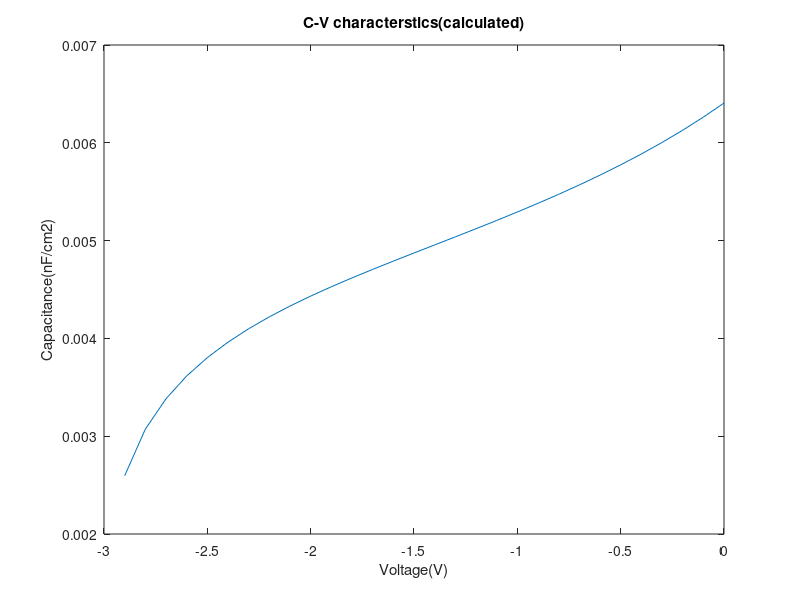

Here is the MATLAB script that generated this plot:
result = [30];
i = 1;
for vgs = -3.0:0.1:0.0
q = 1.6 * (10.^-19);
ns = 9.5 * (10.^16);
vt = -3;
vfb = sqrt(6.7);
num = q*ns*sqrt(abs(vgs - vt)/abs(vfb));
expression = (1 - (vfb/(vgs - vt))^2);
den = (vgs - vt)*sqrt((1 - sqrt(abs(vgs - vt)/abs(vfb))*expression));
C = num / den;
result(i) = C;
i = i + 1;
end
x = -3:0.1:0;
plot(x,result);
xlabel('Voltage(V)');
ylabel('Capacitance(nF/cm2)');
title('C-V characterstics(calculated)')
